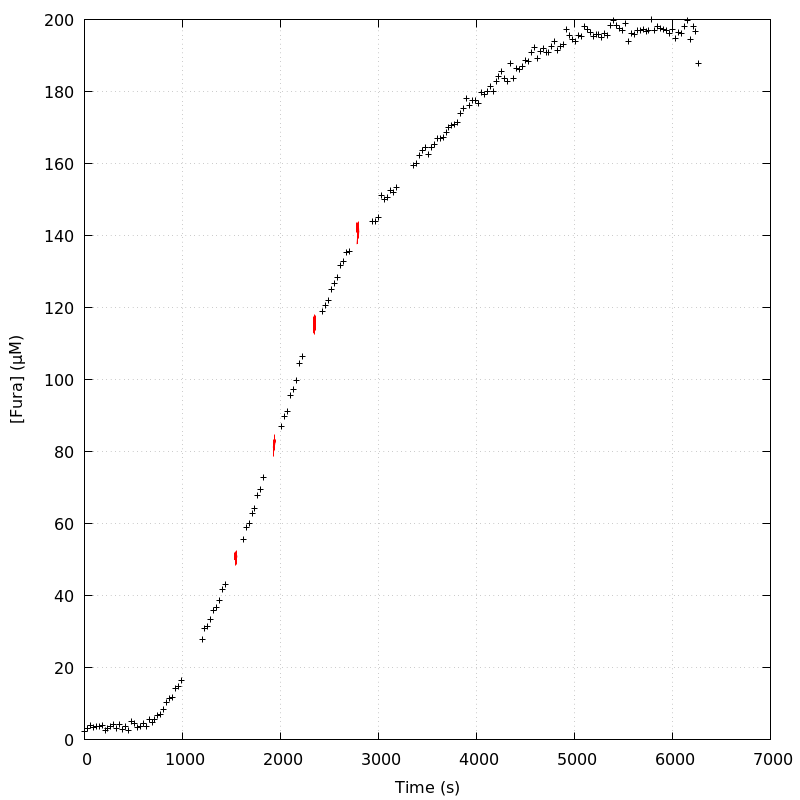

gnuplot code for this plot:
unset key
set grid
set ylabel '[Fura] (µM)'
set xlabel 'Time (s)'
plot 'DA_130514_E5_aba_loading_curve' index 0 using 1:2 linecolor rgb 'black',\
'' index 1 using 1:2 with lines linecolor rgb 'red',\
'' index 2 using 1:2 with lines linecolor rgb 'red',\
'' index 3 using 1:2 with lines linecolor rgb 'red',\
'' index 4 using 1:2 with lines linecolor rgb 'red',\
